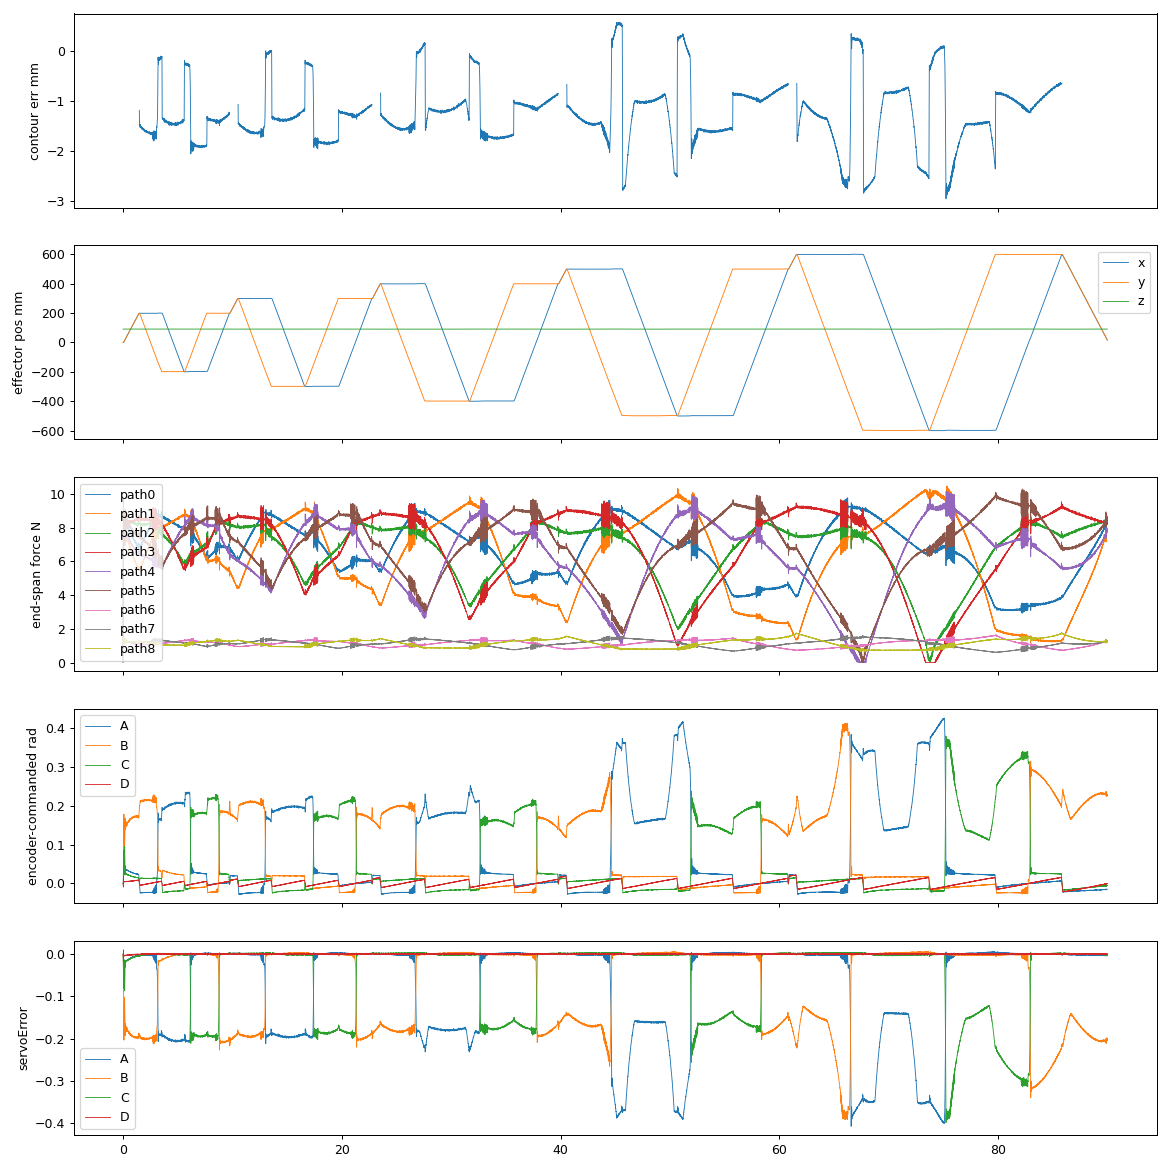

Source code (Python):
import json,sys,numpy as np
import matplotlib; matplotlib.use('Agg'); import matplotlib.pyplot as plt
from contour import load,contour
fn=sys.argv[1]; t0,t1=(float(sys.argv[2]),float(sys.argv[3])) if len(sys.argv)>3 else (0,1e9)
d,tip=load(fn); h,e=contour(tip); t=np.array(d['t']); m=(t>=t0)&(t<=t1)
pos=np.array(d['pos'])*1000; T=np.array(d['tension']); ph=np.array(d['phase']); se=np.array(d['servoErr'],dtype=float)
fig,ax=plt.subplots(5,1,figsize=(13,13),sharex=True)
ax[0].plot(t[m],e[m],lw=.7); ax[0].set_ylabel('contour err mm')
for i in range(3): ax[1].plot(t[m],pos[m,i]-(0 if i<2 else 0),lw=.7,label='xyz'[i])
ax[1].legend(); ax[1].set_ylabel('effector pos mm')
for i in range(T.shape[1]): ax[2].plot(t[m],T[m,i],lw=.7,label=f'path{i}')
ax[2].legend(); ax[2].set_ylabel('end-span force N')
for i,a in enumerate(d['axes']): ax[3].plot(t[m],ph[m,i],lw=.7,label=a)
ax[3].legend(); ax[3].set_ylabel('encoder-commanded rad')
for i,a in enumerate(d['axes']): ax[4].plot(t[m],se[m,i],lw=.7,label=a)
ax[4].legend(); ax[4].set_ylabel('servoError')
fig.tight_layout(); fig.savefig(sys.argv[4] if len(sys.argv)>4 else 'timeline.png',dpi=90)
